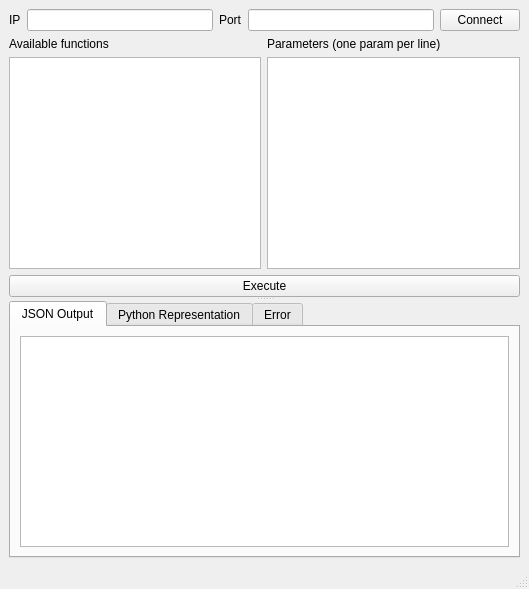
<ui version="4.0" >
 <class>wndXTest</class>
 <widget class="QMainWindow" name="wndXTest" >
  <property name="geometry" >
   <rect>
    <x>0</x>
    <y>0</y>
    <width>529</width>
    <height>589</height>
   </rect>
  </property>
  <property name="windowTitle" >
   <string>MainWindow</string>
  </property>
  <widget class="QWidget" name="centralwidget" >
   <layout class="QVBoxLayout" >
    <property name="margin" >
     <number>9</number>
    </property>
    <property name="spacing" >
     <number>6</number>
    </property>
    <item>
     <widget class="QSplitter" name="splitter" >
      <property name="orientation" >
       <enum>Qt::Vertical</enum>
      </property>
      <widget class="QWidget" name="layoutWidget" >
       <layout class="QVBoxLayout" >
        <property name="margin" >
         <number>0</number>
        </property>
        <property name="spacing" >
         <number>6</number>
        </property>
        <item>
         <layout class="QHBoxLayout" >
          <property name="margin" >
           <number>0</number>
          </property>
          <property name="spacing" >
           <number>6</number>
          </property>
          <item>
           <widget class="QLabel" name="label" >
            <property name="text" >
             <string>IP</string>
            </property>
           </widget>
          </item>
          <item>
           <widget class="QLineEdit" name="txtIP" />
          </item>
          <item>
           <widget class="QLabel" name="label_2" >
            <property name="text" >
             <string>Port</string>
            </property>
           </widget>
          </item>
          <item>
           <widget class="QLineEdit" name="txtPort" />
          </item>
          <item>
           <widget class="QPushButton" name="btnConnect" >
            <property name="text" >
             <string>Connect</string>
            </property>
           </widget>
          </item>
         </layout>
        </item>
        <item>
         <layout class="QHBoxLayout" >
          <property name="margin" >
           <number>0</number>
          </property>
          <property name="spacing" >
           <number>6</number>
          </property>
          <item>
           <layout class="QVBoxLayout" >
            <property name="margin" >
             <number>0</number>
            </property>
            <property name="spacing" >
             <number>6</number>
            </property>
            <item>
             <widget class="QLabel" name="label_3" >
              <property name="text" >
               <string>Available functions</string>
              </property>
             </widget>
            </item>
            <item>
             <widget class="QListWidget" name="lstMethods" />
            </item>
           </layout>
          </item>
          <item>
           <layout class="QVBoxLayout" >
            <property name="margin" >
             <number>0</number>
            </property>
            <property name="spacing" >
             <number>6</number>
            </property>
            <item>
             <widget class="QLabel" name="label_4" >
              <property name="text" >
               <string>Parameters (one param per line)</string>
              </property>
             </widget>
            </item>
            <item>
             <widget class="QTextEdit" name="txtParams" />
            </item>
           </layout>
          </item>
         </layout>
        </item>
        <item>
         <widget class="QPushButton" name="btnExecute" >
          <property name="text" >
           <string>Execute</string>
          </property>
         </widget>
        </item>
       </layout>
      </widget>
      <widget class="QTabWidget" name="tabWidget" >
       <property name="currentIndex" >
        <number>0</number>
       </property>
       <widget class="QWidget" name="tab" >
        <attribute name="title" >
         <string>JSON Output</string>
        </attribute>
        <layout class="QVBoxLayout" >
         <property name="margin" >
          <number>9</number>
         </property>
         <property name="spacing" >
          <number>6</number>
         </property>
         <item>
          <widget class="QTextEdit" name="txtOutput" >
           <property name="font" >
            <font>
             <family>Monospace</family>
            </font>
           </property>
           <property name="readOnly" >
            <bool>true</bool>
           </property>
          </widget>
         </item>
        </layout>
       </widget>
       <widget class="QWidget" name="tab_2" >
        <attribute name="title" >
         <string>Python Representation</string>
        </attribute>
        <layout class="QVBoxLayout" >
         <property name="margin" >
          <number>9</number>
         </property>
         <property name="spacing" >
          <number>6</number>
         </property>
         <item>
          <widget class="QTextEdit" name="txtPython" >
           <property name="font" >
            <font>
             <family>Monospace</family>
            </font>
           </property>
          </widget>
         </item>
        </layout>
       </widget>
       <widget class="QWidget" name="tab_3" >
        <attribute name="title" >
         <string>Error</string>
        </attribute>
        <layout class="QVBoxLayout" >
         <property name="margin" >
          <number>9</number>
         </property>
         <property name="spacing" >
          <number>6</number>
         </property>
         <item>
          <widget class="QTextEdit" name="txtError" >
           <property name="font" >
            <font>
             <family>Monospace</family>
            </font>
           </property>
          </widget>
         </item>
        </layout>
       </widget>
      </widget>
     </widget>
    </item>
   </layout>
  </widget>
  <widget class="QStatusBar" name="statusbar" />
 </widget>
 <resources/>
 <connections/>
</ui>
